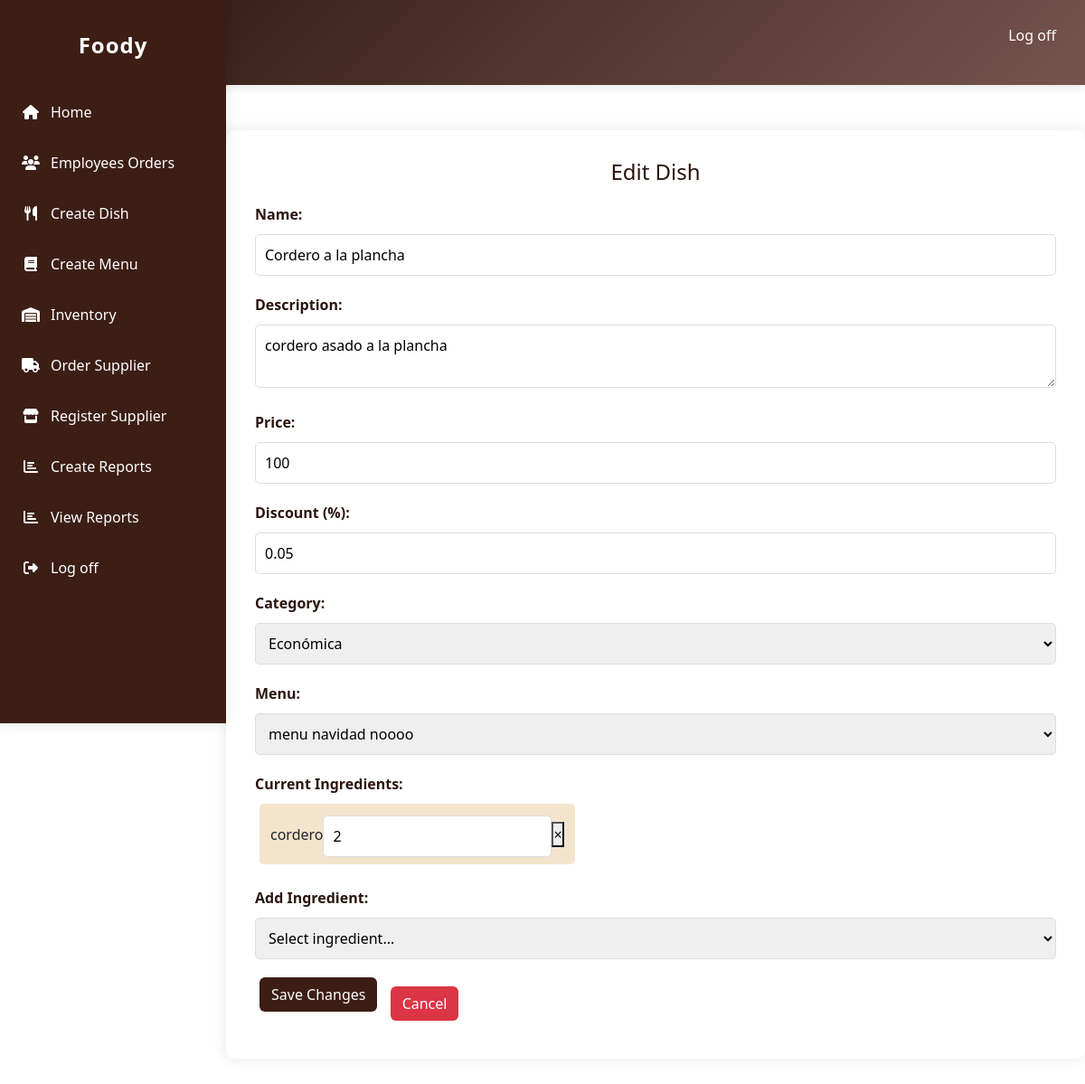
The app's page /Foody/DiningRoomManager/editDish.php?code=Corde with its own data.
### tables this page shows
CREATE TABLE `dish` (
  `code` varchar(5) NOT NULL,
  `name` varchar(50) NOT NULL,
  `description` varchar(150) DEFAULT NULL,
  `price` float NOT NULL,
  `discountPercentage` float NOT NULL,
  `category` varchar(5) NOT NULL,
  `menu` varchar(5) DEFAULT NULL,
  PRIMARY KEY (`code`),
  KEY `category` (`category`),
  KEY `menu` (`menu`),
  CONSTRAINT `dish_ibfk_1` FOREIGN KEY (`category`) REFERENCES `category` (`code`),
  CONSTRAINT `dish_ibfk_2` FOREIGN KEY (`menu`) REFERENCES `menu` (`code`)
);

CREATE TABLE `category` (
  `code` varchar(5) NOT NULL,
  `name` varchar(20) DEFAULT NULL,
  PRIMARY KEY (`code`)
);

CREATE TABLE `menu` (
  `code` varchar(5) NOT NULL,
  `name` varchar(30) NOT NULL,
  `description` varchar(60) NOT NULL,
  `menu_type` int NOT NULL,
  PRIMARY KEY (`code`),
  KEY `menu_type` (`menu_type`),
  CONSTRAINT `menu_type` FOREIGN KEY (`menu_type`) REFERENCES `menu_type` (`num`)
);

CREATE TABLE `dish_ingred` (
  `dish` varchar(5) NOT NULL,
  `ingredients` int NOT NULL,
  `numberIngred` int NOT NULL,
  PRIMARY KEY (`dish`,`ingredients`),
  KEY `ingredients` (`ingredients`),
  CONSTRAINT `dish_ingred_ibfk_1` FOREIGN KEY (`dish`) REFERENCES `dish` (`code`),
  CONSTRAINT `dish_ingred_ibfk_2` FOREIGN KEY (`ingredients`) REFERENCES `ingredients` (`num`)
);

CREATE TABLE `ingredients` (
  `num` int NOT NULL AUTO_INCREMENT,
  `name` varchar(20) NOT NULL,
  `experitionDate` date DEFAULT NULL,
  `stock` int NOT NULL,
  `price` float NOT NULL,
  PRIMARY KEY (`num`)
);

### Foody/DiningRoomManager/editDish.php (the view, shortened to what this page needs)
<?php
global $conn;
if (isset($_GET['code'])) {
    $code = $_GET['code'];
    $stmt = $conn->prepare("SELECT * FROM dish WHERE code = ?");
    $stmt->bind_param("s", $code);
    $stmt->execute();
    $dish = $stmt->get_result()->fetch_assoc();
    $stmt = $conn->prepare("SELECT i.num, i.name, di.numberIngred
                           FROM ingredients i
                           JOIN dish_ingred di ON i.num = di.ingredients
                           WHERE di.dish = ?");
    $stmt->bind_param("s", $code);
    $stmt->execute();
    $dishIngredients = $stmt->get_result()->fetch_all(MYSQLI_ASSOC);
}
$categories = $conn->query("SELECT * FROM category ORDER BY name");
$menus = $conn->query("SELECT * FROM menu ORDER BY name");
?>
<!DOCTYPE html>
<html lang="en">
<head>
    <link rel="stylesheet" href="/css/DiningRoMCSS/view.Dish.css">
    <link rel="stylesheet" href="../css/static/css/bootstrap.min.css">
</head>
<body>
    <header>
        <div class="menu">
            <a href="homeDiningRoom.php" class="logo">Foody</a>
            <nav class="navbar">
                <ul>
                    <li><a href="../index.php">Log off</a></li>
                </ul>
            </nav>
        </div>
    </header>
    <aside class="sidebar">
        <a href="homeDiningRoom.php" class="logo">Foody</a>
        <nav class="sidebar-nav">
            <ul>
                <li><a href="homeDiningRoom.php"><i class="fas fa-home"></i>Home</a></li>
                <li><a href="viewOrderEmplo.php"><i class="fas fa-users"></i>Employees Orders</a></li>
                <li><a href="createDish.php"><i class="fas fa-utensils"></i>Create Dish</a></li>
                <li><a href="createmenu.php"><i class="fas fa-book"></i>Create Menu</a></li>
                <li><a href="inventoryIngredients.php"><i class="fas fa-warehouse"></i>Inventory</a></li>
                <li><a href="orderSupplier.php"><i class="fas fa-truck"></i>Order Supplier</a></li>
                <li><a href="createSupplier.php"><i class="fas fa-store"></i>Register Supplier</a></li>
                <li><a href="createReport.php"><i class="fas fa-chart-bar"></i>Create Reports</a></li>
                <li><a href="reports.php"><i class="fas fa-chart-bar"></i>View Reports</a></li>
                <li><a href="../index.php"><i class="fas fa-sign-out-alt"></i>Log off</a></li>
            </ul>
        </nav>
    </aside>
    <div class="dishes-container">
        <h2>Edit Dish</h2>
        <form method="POST" class="edit-form">
            <div class="form-group">
                <label>Name:</label>
                <input type="text" name="name" value="<?php echo htmlspecialchars($dish['name']); ?>" required>
            </div>
            <div class="form-group">
                <label>Description:</label>
                <textarea name="description" required><?php echo htmlspecialchars($dish['description']); ?></textarea>
            </div>
            <div class="form-group">
                <label>Price:</label>
                <input type="number" name="price" step="0.01" value="<?php echo htmlspecialchars($dish['price']); ?>" required>
            </div>
            <div class="form-group">
                <label>Discount (%):</label>
                <input type="number" name="discountPercentage" step="0.01" min="0" max="1"
                       value="<?php echo htmlspecialchars($dish['discountPercentage']); ?>" required>
            </div>
            <div class="form-group">
                <label>Category:</label>
                <select name="category" required>
                    <?php while ($category = $categories->fetch_assoc()): ?>
                        <option value="<?php echo htmlspecialchars($category['code']); ?>"
                                <?php if ($category['code'] === $dish['category']) echo 'selected'; ?>>
                            <?php echo htmlspecialchars($category['name']); ?>
                        </option>
                    <?php endwhile; ?>
                </select>
            </div>
            <div class="form-group">
                <label>Menu:</label>
                <select name="menu" required>
                    <?php while ($menu = $menus->fetch_assoc()): ?>
                        <option value="<?php echo htmlspecialchars($menu['code']); ?>"
                                <?php if ($menu['code'] === $dish['menu']) echo 'selected'; ?>>
                            <?php echo htmlspecialchars($menu['name']); ?>
                        </option>
                    <?php endwhile; ?>
                </select>
            </div>
            <div class="form-group">
                <label>Current Ingredients:</label>
                <div id="current-ingredients">
                    <?php foreach ($dishIngredients as $ing): ?>
                        <div class="ingredient-tag">
                            <span><?php echo htmlspecialchars($ing['name']); ?></span>
                            <input type="number" name="quantities[]" value="<?php echo htmlspecialchars($ing['numberIngred']); ?>"
                                   min="1" required>
                            <button type="button" onclick="this.parentElement.remove()">&times;</button>
                        </div>
                    <?php endforeach; ?>
                </div>
            </div>
            <div class="form-group">
                <label>Add Ingredient:</label>
                <select id="ingredient-select">
                    <option value="">Select ingredient...</option>
                </select>
            </div>
            <div class="buttons">
                <button type="submit" class="btn btn-add">Save Changes</button>
                <a href="viewDish.php" class="btn btn-delete">Cancel</a>
            </div>
        </form>
    </div>
</body>
</html>

### Foody/css/DiningRoMCSS/view.Dish.css (style rules this page uses)
* { padding: 0; margin: 0; box-sizing: border-box; text-decoration: none; list-style: none; }
body { font-family: 'Arial', Helvetica, sans-serif; line-height: 1.6; background-color: #f4e4cd; }
header { background: linear-gradient(135deg, #2b150e 0%, #76544e 100%); padding: 1.2rem 0; box-shadow: 0 2px 10px rgba(0, 0, 0, 0.1); margin-bottom: 2rem; }
.menu { display: flex; justify-content: space-between; align-items: center; padding: 0 2rem; }
.logo { font-size: 24px; color: white; font-weight: bold; letter-spacing: 1px; }
.navbar ul { display: flex; list-style: none; }
.navbar ul li { margin-left: 20px; }
.navbar ul li a { color: white; font-size: 16px; }
.dishes-container { background-color: #fff; padding: 30px; max-width: 1200px; margin: 50px auto; border-radius: 10px; box-shadow: 0 0 15px rgba(0, 0, 0, 0.1); }
.dishes-container h2 { text-align: center; margin-bottom: 20px; font-size: 24px; color: #2b150e; }
.btn { padding: 8px 16px; border: none; border-radius: 5px; cursor: pointer; font-size: 14px; transition: all 0.3s ease; margin: 0 5px; }
.btn-delete { background-color: #dc3545; color: white; }
.btn-add { background-color: #59422b; color: white; padding: 12px 20px; font-size: 16px; margin-bottom: 20px; }
.form-group { margin-bottom: 20px; }
.form-group label { font-weight: bold; margin-bottom: 5px; display: block; color: #2b150e; }
.form-group input, .form-group select, .form-group textarea { width: 100%; padding: 10px; border: 1px solid #ddd; border-radius: 5px; margin-top: 5px; }
.ingredient-tag { display: inline-flex; align-items: center; background: #f4e4cd; padding: 8px 12px; border-radius: 5px; margin: 5px; }
.sidebar { position: fixed; left: 0; top: 0; width: 250px; height: 100vh; background-color: #3c1e15; padding: 2rem 0; box-shadow: 0 0 15px rgba(0, 0, 0, 0.1); z-index: 1000; overflow-y: auto; transition: transform 0.3s ease; }
.sidebar .logo { text-align: center; display: block; margin-bottom: 2rem; font-size: 24px; color: #2b150e; font-weight: bold; letter-spacing: 1px; padding: 0 1.5rem; }
.sidebar-nav ul { list-style: none; padding: 0; margin: 0; }
.sidebar-nav li { margin-bottom: 0.5rem; }
.sidebar-nav a { display: flex; align-items: center; padding: 0.75rem 1.5rem; color: #495057; text-decoration: none; transition: all 0.3s ease; gap: 0.75rem; }
.sidebar-nav i { width: 20px; text-align: center; }
.dishes-container { margin-left: 250px; padding: 2rem; max-width: calc(100% - 250px); }
a { text-decoration: none; color: inherit; }
.sidebar { background-color: #3c1e15; }
.sidebar-nav a { color: white !important; text-decoration: none; }
.navbar ul li a { color: white !important; text-decoration: none; }
.logo { color: white !important; text-decoration: none; }
.btn { border: none; border-radius: 5px; cursor: pointer; padding: 8px 16px; font-size: 14px; transition: all 0.3s ease; text-decoration: none; margin: 0 5px; }
.btn-delete { background-color: #dc3545 !important; color: white !important; }
.btn-add { background-color: #3c1e15 !important; color: white !important; padding: 12px 20px; font-size: 16px; margin-bottom: 20px; text-decoration: none; display: inline-block; }
.sidebar { z-index: 1000; }

### records on screen
dish: name "Cordero a la plancha", description "cordero asado a la plancha", price "100", discountPercentage "0.05", category "Económica", menu "menu navidad noooo"
dish_ingred: ingredients.name "cordero", numberIngred "2"
